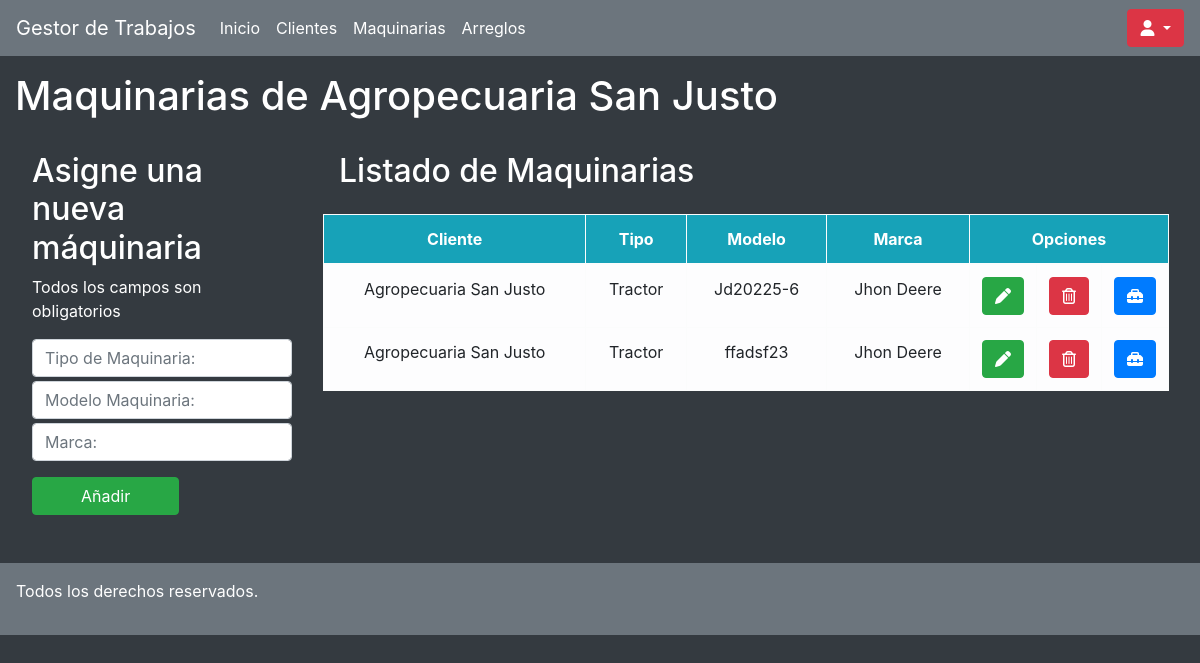
Before: /clientes/maquinarias-cliente/18 (signed in) with the older database file.
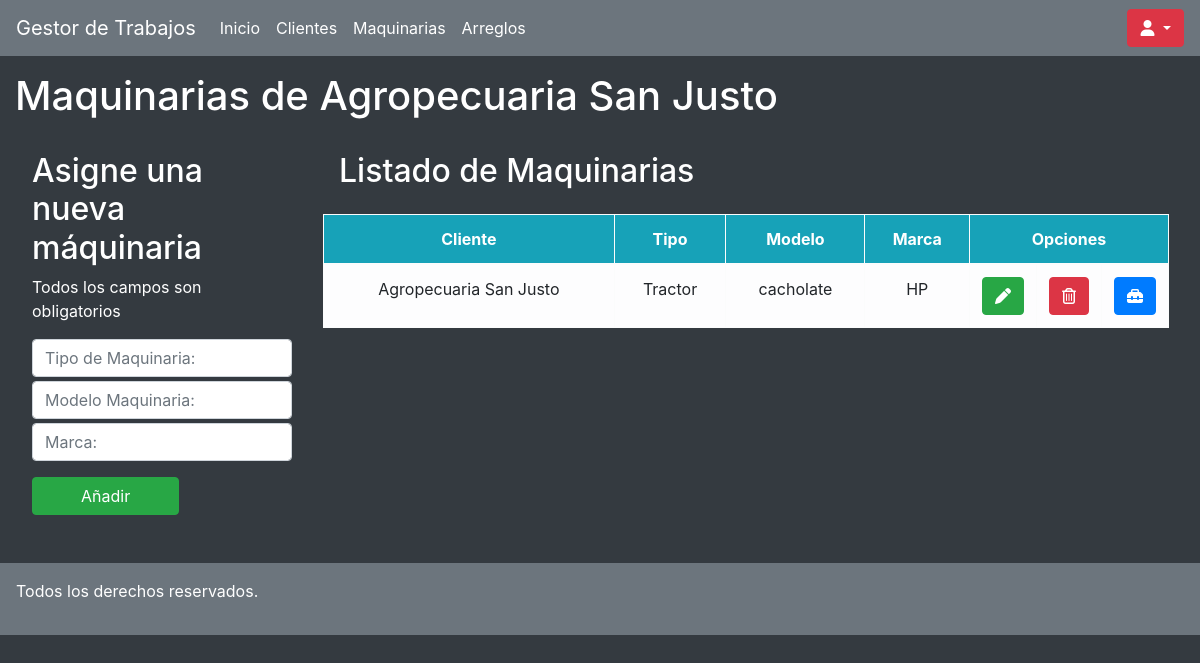
After: the same page with the newer database file.
### clientes/models.py (models this page shows, shortened)
class Maquinarias(models.Model):
    propietario = models.ForeignKey(Clientes, null= True, blank = True, on_delete=models.CASCADE)
    tipo = models.CharField(max_length=50)
    modelo = models.CharField(max_length=50)
    marca = models.CharField(max_length=50)

class Clientes(models.Model):
    empresa = models.CharField(max_length=50,null=True,blank=True)
    condicion_iva = models.CharField(max_length=30)
    telefono = models.IntegerField(null=True,blank=True)
    domicilio = models.CharField(max_length=100)
    mail = models.EmailField(null=True,blank=True)
    cuit = models.IntegerField()
    def __str__(self): #es para que cuando lo pidamos me devuelva algo legible, en este caso el nombre
        return f'{self.empresa}'

### clientes/views.py (the view)
# urls.py: path('maquinarias-cliente/<id>', maquinarias_cliente),
@login_required
def maquinarias_cliente(request,id):
    clientes = Clientes.objects.get(id=id)
    maquinarias = Maquinarias.objects.filter(propietario_id=id)
    return render(request, 'maquinarias-cliente.html', {"maquinarias": maquinarias,"clientes": clientes})

### clientes/templates/maquinarias-cliente.html (shortened to what this page needs)
{% extends "./base.html" %}
{% block body%}
<div class="col-12">
    <h1 class="mt-3 text-white">Maquinarias de {{clientes}}</h1>
</div>
<div class="row m-3">
    <div class="col-3 p-3 text-white">
        <h2>Asigne una nueva máquinaria</h2>
        <p class="warning">Todos los campos son obligatorios</p>
        <form action="../agregar_maquinarias_cliente/{{clientes.id}}" class="form-group" method="POST">
            <input type="text" name="tipo" class="form-control mt-1" placeholder="Tipo de Maquinaria:">
            <input type="text" name="modelo" class="form-control mt-1" placeholder="Modelo Maquinaria:">
            <input type="text" name="marca" class="form-control mt-1" placeholder="Marca:">
            <button class="btn btn-success aling-center px-5 mt-3">Añadir</button>
        </form>
    </div>
    <div class="col-9">
        <h2 class="p-3 text-white">Listado de Maquinarias</h2>
        <table class="table col-12 text-center table-bordered table-light table-hover">
            <thead class="bg-info text-white">
                <tr>
                    <th>Cliente</th>
                    <th>Tipo</th>
                    <th>Modelo</th>
                    <th>Marca</th>
                    <th colspan="3" class="col-2">Opciones</th>
                </tr>
            </thead>
            <tbody class="">
                {% for maquinarias in maquinarias %}
                    <tr>
                        <td> {{ maquinarias.propietario}} </td>
                        <td> {{ maquinarias.tipo}} </td>
                        <td> {{ maquinarias.modelo}} </td>
                        <td> {{ maquinarias.marca}} </td>
                        <td><a href="../editar_maquinarias_cliente/{{maquinarias.id}}/" class="btn btn-success" title="Editar"><i class="fas fa-pen"></i></a></td>
                        <td><a href="../eliminar_maquinaria/{{maquinarias.id}}/{{clientes.id}}/" class="btn btn-danger" title="Eliminar"><i class="far fa-trash-alt"></i></a></td>
                        <td><a href="../arreglos-cliente/{{maquinarias.id}}" class="btn btn-primary" title="Arreglos"><i class="fas fa-toolbox"></i></a></td>
                    </tr>
                {% endfor %}
            </tbody>
        </table>
    </div>
</div>
{%endblock%}

Changed rows visible on the page:
removed Maquinarias: propietario "Agropecuaria San Justo", tipo "Tractor", modelo "Jd20225-6", marca "Jhon Deere"
removed Maquinarias: propietario "Agropecuaria San Justo", tipo "Tractor", modelo "ffadsf23", marca "Jhon Deere"
added Maquinarias: propietario "Agropecuaria San Justo", tipo "Tractor", modelo "cacholate", marca "HP"
